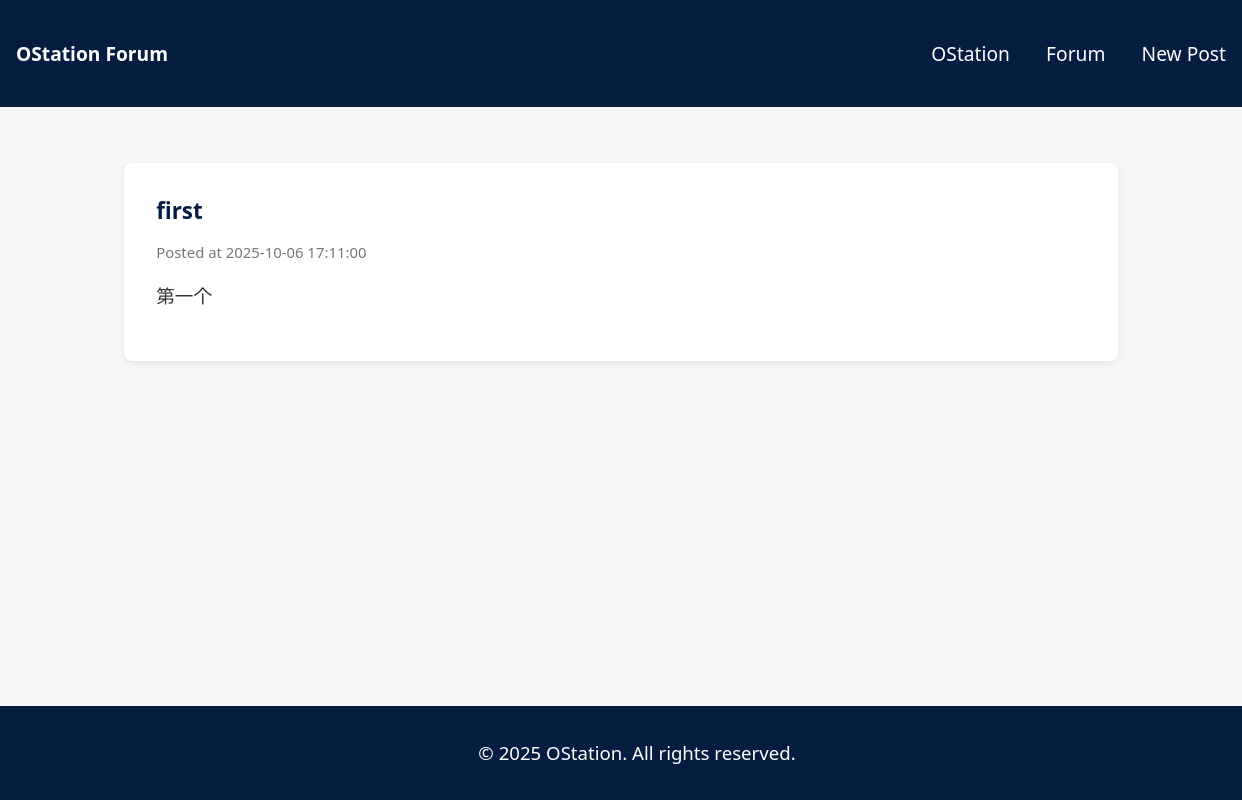
Before: /forum/ with the older database file.
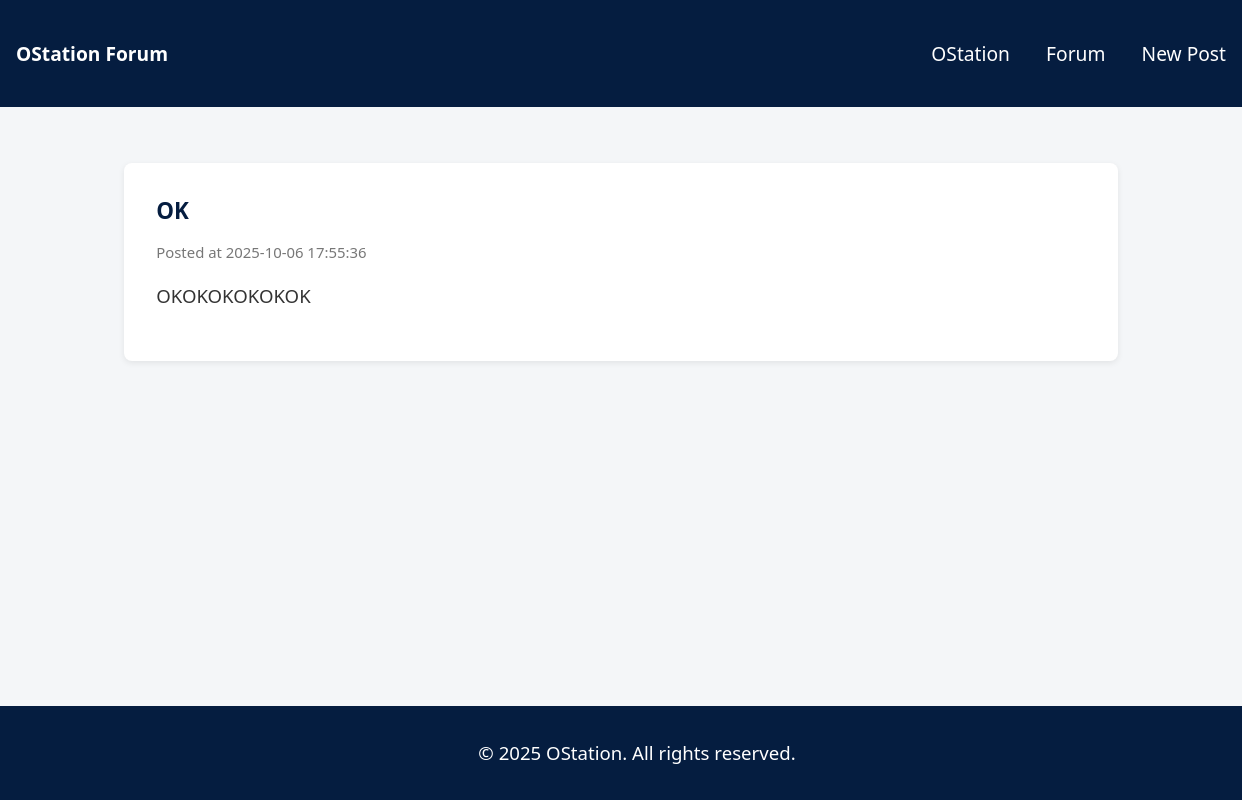
After: the same page with the newer database file.
### tables this page shows
CREATE TABLE forum_posts (
            id INTEGER PRIMARY KEY AUTOINCREMENT,
            user_id INTEGER,
            title TEXT NOT NULL,
            content TEXT NOT NULL,
            created_at DATETIME DEFAULT CURRENT_TIMESTAMP,
            FOREIGN KEY (user_id) REFERENCES user_info(id)
        );

### forum_app.py (the view)
@forum_bp.route("/")
def forum_index():
    page = request.args.get("page", 1, type=int)
    conn = get_db_connection()
    cursor = conn.cursor()
    cursor.execute("SELECT COUNT(*) FROM forum_posts")
    total_posts = cursor.fetchone()[0]
    total_pages = (total_posts + POSTS_PER_PAGE - 1) // POSTS_PER_PAGE
    offset = (page - 1) * POSTS_PER_PAGE
    cursor.execute(
        "SELECT * FROM forum_posts ORDER BY created_at DESC LIMIT ? OFFSET ?",
        (POSTS_PER_PAGE, offset)
    )
    posts = cursor.fetchall()
    conn.close()
    return render_template(
        "forum_index.html",
        posts=posts,
        page=page,
        total_pages=total_pages
    )

### forum_app.py (called while the page is built)
def get_db_connection():
    conn = sqlite3.connect(DB_PATH)
    conn.row_factory = sqlite3.Row  # 返回类似字典的行
    return conn

### templates/forum/forum_index.html (shortened to what this page needs)
<!DOCTYPE html>
<html lang="en">
<head>
</head>
<body>
<header>
    <h1>OStation Forum</h1>
    <nav>
        <a href="{{ url_for('index') }}">OStation</a>
        <a href="{{ url_for('forum.forum_index') }}">Forum</a>
        <a href="{{ url_for('forum.forum_new_post') }}">New Post</a>
    </nav>
</header>
<main>
    {% for post in posts %}
    <div class="post-card">
        <h2><a href="{{ url_for('forum.forum_post', post_id=post['id']) }}">{{ post['title'] }}</a></h2>
        <p class="meta">Posted at {{ post['created_at'] }}</p>
        <p class="content-preview">{{ post['content'][:150] }}{% if post['content']|length > 150 %}...{% endif %}</p>
    </div>
    {% else %}
    <p>No posts yet. <a href="{{ url_for('forum.forum_new_post') }}">Create the first one!</a></p>
    {% endfor %}
</main>
<footer>
    <p>&copy; 2025 OStation. All rights reserved.</p>
</footer>
</body>
</html>

### templates/forum/forum_index.html (style rules this page uses)
body { font-family: "Segoe UI", Roboto, sans-serif; width:100%; padding: 0; margin: 0; background: #f4f6f8; color: #333; min-height: 100vh; display: flex; flex-direction: column; }
header { background: #051d40; width:100%; color: #fff; padding: 0; margin: 0; display: flex; justify-content: space-between; align-items: center; }
header h1 { margin: 1rem; font-size: clamp(1.2rem, 1.5vw, 2rem); }
nav a { color: #fff; margin: 1.5rem auto; padding: 1rem 1rem; text-decoration: none; font-weight: 500; transition: color 0.3s ease, transform 0.3s ease; font-size: clamp(1.2rem, 1.5vw, 2.5rem); display: inline-block; }
main { flex: 1; width: 80%; max-width: 1200px; margin: 2rem auto; padding: 0 1rem; }
.post-card { background: #fff; border-radius: 8px; padding: 2rem; margin: 1.5rem 0; box-shadow: 0 2px 6px rgba(0, 0, 0, 0.08); font-size: clamp(1rem, 1.5vw, 2.0rem); transition: transform 0.2s ease, box-shadow 0.2s ease; }
.post-card h2 { margin: 0 0 1rem; font-size: clamp(1.2rem, 1.8vw, 2.2rem); }
.post-card h2 a { text-decoration: none; color: #051d40; transition: color 0.2s ease; }
.post-card .meta { font-size: clamp(0.9rem, 1.2vw, 1.2rem); color: #777; margin-bottom: 1rem; }
.post-card .content-preview { line-height: 1.6; font-size: clamp(1rem, 1.5vw, 1.8rem); }
footer { background: #051d40; color: #fff; text-align: center; padding: 1rem; margin-top: auto; position: relative; width: 100%; font-size: clamp(1rem, 1.5vw, 2.0rem); }

Changed rows visible on the page:
removed forum_posts: title "first", created_at "2025-10-06 17:11:00", content "第一个"
added forum_posts: title "OK", created_at "2025-10-06 17:55:36", content "OKOKOKOKOKOK"
